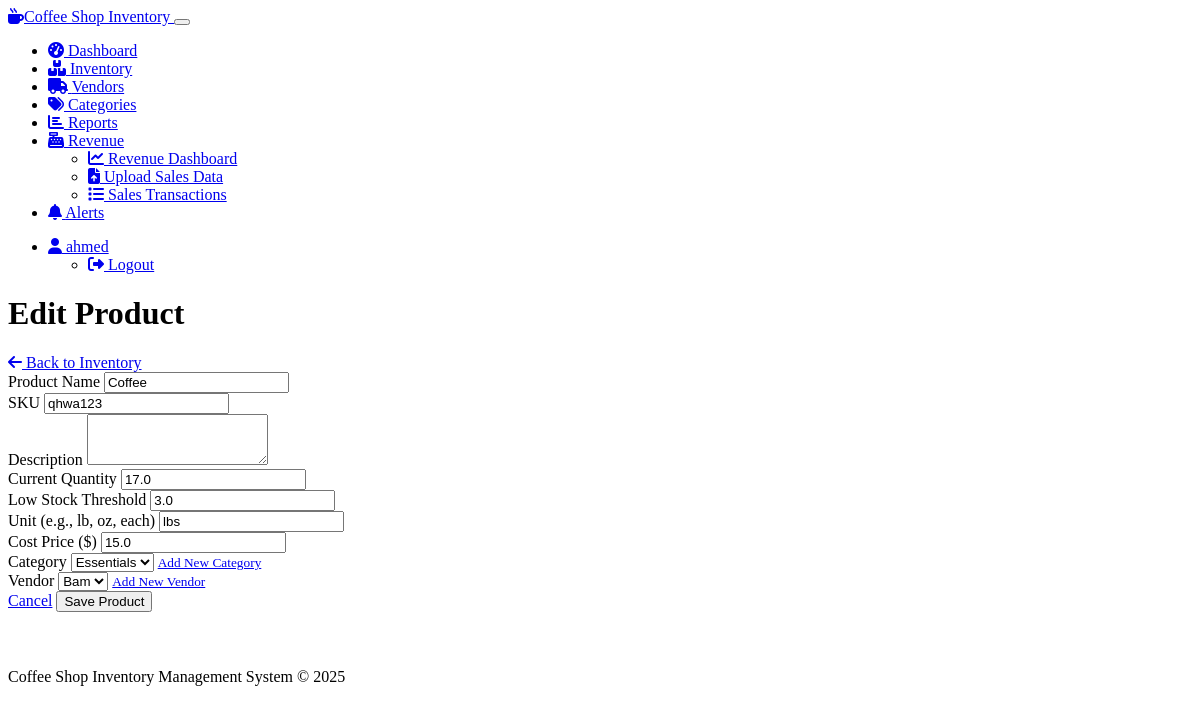
The page /inventory/edit/1 (signed in) on the database its author committed.
### models.py (models this page shows, shortened)
class User(UserMixin, db.Model):
    id = db.Column(db.Integer, primary_key=True)
    username = db.Column(db.String(64), unique=True, nullable=False)
    email = db.Column(db.String(120), unique=True, nullable=False)
    password_hash = db.Column(db.String(256), nullable=False)
    created_at = db.Column(db.DateTime, default=datetime.utcnow)

class Product(db.Model):
    id = db.Column(db.Integer, primary_key=True)
    name = db.Column(db.String(100), nullable=False)
    sku = db.Column(db.String(50), unique=True)
    description = db.Column(db.Text)
    unit = db.Column(db.String(20), default='each')  # e.g., lb, kg, oz, each
    quantity = db.Column(db.Float, default=0.0)
    min_quantity = db.Column(db.Float, default=1.0)  # Low stock threshold
    price = db.Column(db.Float, default=0.0)  # Cost price
    category_id = db.Column(db.Integer, db.ForeignKey('category.id'))
    vendor_id = db.Column(db.Integer, db.ForeignKey('vendor.id'))
    created_at = db.Column(db.DateTime, default=datetime.utcnow)
    updated_at = db.Column(db.DateTime, default=datetime.utcnow, onupdate=datetime.utcnow)
    transactions = db.relationship('InventoryTransaction', backref='product', lazy=True)

### inventory.py (the view, shortened to what this page needs)
@inventory.route('/inventory/edit/<int:id>', methods=['GET', 'POST'])
@login_required
def edit_product(id):
    product = Product.query.get_or_404(id)
    form = ProductForm(obj=product)
    form.category_id.choices = [(c.id, c.name) for c in Category.query.order_by('name')]
    form.vendor_id.choices = [(v.id, v.name) for v in Vendor.query.order_by('name')]
    return render_template('inventory_edit.html', form=form, product=product, title='Edit Product')

### templates/inventory_edit.html (shortened to what this page needs)
{% extends "base.html" %}
{% block content %}
<div class="d-flex justify-content-between align-items-center mb-4">
    <h1 class="display-5 mb-0">
        {% if product %}Edit{% else %}Add{% endif %} Product
    </h1>
    <a href="{{ url_for('inventory.inventory_list') }}" class="btn btn-outline-secondary">
        <i class="fas fa-arrow-left me-1"></i> Back to Inventory
    </a>
</div>
<div class="card border-0 shadow-sm">
    <div class="card-body">
        <form method="POST" novalidate>
            <div class="row g-3">
                <div class="col-md-6">
                    <div class="mb-3">
                        {{ form.name.label(class="form-label") }}
                        {% if form.name.errors %}
                            {{ form.name(class="form-control is-invalid") }}
                            <div class="invalid-feedback">
                                {% for error in form.name.errors %}
                                    {{ error }}
                                {% endfor %}
                            </div>
                        {% else %}
                            {{ form.name(class="form-control") }}
                        {% endif %}
                    </div>
                </div>
                <div class="col-md-6">
                    <div class="mb-3">
                        {{ form.sku.label(class="form-label") }}
                        {% if form.sku.errors %}
                            {{ form.sku(class="form-control is-invalid") }}
                            <div class="invalid-feedback">
                                {% for error in form.sku.errors %}
                                    {{ error }}
                                {% endfor %}
                            </div>
                        {% else %}
                            {{ form.sku(class="form-control") }}
                        {% endif %}
                    </div>
                </div>
                <div class="col-md-12">
                    <div class="mb-3">
                        {{ form.description.label(class="form-label") }}
                        {% if form.description.errors %}
                            {{ form.description(class="form-control is-invalid", rows=3) }}
                            <div class="invalid-feedback">
                                {% for error in form.description.errors %}
                                    {{ error }}
                                {% endfor %}
                            </div>
                        {% else %}
                            {{ form.description(class="form-control", rows=3) }}
                        {% endif %}
                    </div>
                </div>
                <div class="col-md-4">
                    <div class="mb-3">
                        {{ form.quantity.label(class="form-label") }}
                        {% if form.quantity.errors %}
                            {{ form.quantity(class="form-control is-invalid") }}
                            <div class="invalid-feedback">
                                {% for error in form.quantity.errors %}
                                    {{ error }}
                                {% endfor %}
                            </div>
                        {% else %}
                            {{ form.quantity(class="form-control") }}
                        {% endif %}
                    </div>
                </div>
                <div class="col-md-4">
                    <div class="mb-3">
                        {{ form.min_quantity.label(class="form-label") }}
                        {% if form.min_quantity.errors %}
                            {{ form.min_quantity(class="form-control is-invalid") }}
                            <div class="invalid-feedback">
                                {% for error in form.min_quantity.errors %}
                                    {{ error }}
                                {% endfor %}
                            </div>
                        {% else %}
                            {{ form.min_quantity(class="form-control") }}
                        {% endif %}
                    </div>
                </div>
                <div class="col-md-4">
                    <div class="mb-3">
                        {{ form.unit.label(class="form-label") }}
                        {% if form.unit.errors %}
                            {{ form.unit(class="form-control is-invalid") }}
                            <div class="invalid-feedback">
                                {% for error in form.unit.errors %}
                                    {{ error }}
                                {% endfor %}
                            </div>
                        {% else %}
                            {{ form.unit(class="form-control") }}
                        {% endif %}
                    </div>
                </div>
                <div class="col-md-4">
                    <div class="mb-3">
                        {{ form.price.label(class="form-label") }}
                        {% if form.price.errors %}
                            {{ form.price(class="form-control is-invalid") }}
                            <div class="invalid-feedback">
                                {% for error in form.price.errors %}
                                    {{ error }}
                                {% endfor %}
                            </div>
                        {% else %}
                            {{ form.price(class="form-control") }}
                        {% endif %}
                    </div>
                </div>
                <div class="col-md-4">
                    <div class="mb-3">
                        {{ form.category_id.label(class="form-label") }}
                        {% if form.category_id.errors %}
                            {{ form.category_id(class="form-select is-invalid") }}
                            <div class="invalid-feedback">
                                {% for error in form.category_id.errors %}
                                    {{ error }}
                                {% endfor %}
                            </div>
                        {% else %}
                            {{ form.category_id(class="form-select") }}
                        {% endif %}
                        <small class="form-text text-muted">
                            <a href="{{ url_for('inventory.create_category') }}" target="_blank">Add New Category</a>
                        </small>
                    </div>
                </div>
                <div class="col-md-4">
                    <div class="mb-3">
                        {{ form.vendor_id.label(class="form-label") }}
                        {% if form.vendor_id.errors %}
                            {{ form.vendor_id(class="form-select is-invalid") }}
                            <div class="invalid-feedback">
                                {% for error in form.vendor_id.errors %}
                                    {{ error }}
                                {% endfor %}
                            </div>
                        {% else %}
                            {{ form.vendor_id(class="form-select") }}
                        {% endif %}
                        <small class="form-text text-muted">
                            <a href="{{ url_for('inventory.create_vendor') }}" target="_blank">Add New Vendor</a>
                        </small>
                    </div>
                </div>
                <div class="col-12 mt-4">
                    <div class="d-flex justify-content-between">
                        <a href="{{ url_for('inventory.inventory_list') }}" class="btn btn-outline-secondary">Cancel</a>
                        {{ form.submit(class="btn btn-primary") }}
                    </div>
                </div>
            </div>
        </form>
    </div>
</div>
{% endblock %}

### templates/base.html (shortened to what this page needs)
<!DOCTYPE html>
<html lang="en" data-bs-theme="dark">
<head>
    <link rel="stylesheet" href="https://cdn.replit.com/agent/bootstrap-agent-dark-theme.min.css">
    <link rel="stylesheet" href="https://cdnjs.cloudflare.com/ajax/libs/font-awesome/6.4.0/css/all.min.css">
    <link rel="stylesheet" href="{{ url_for('static', filename='css/custom.css') }}">
</head>
<body>
    <header>
        <nav class="navbar navbar-expand-lg bg-dark navbar-dark">
            <div class="container-fluid">
                <a class="navbar-brand" href="{{ url_for('main.index') }}">
                    <i class="fas fa-mug-hot me-2"></i>Coffee Shop Inventory
                </a>
                <button class="navbar-toggler" type="button" data-bs-toggle="collapse" data-bs-target="#navbarNav" aria-controls="navbarNav" aria-expanded="false" aria-label="Toggle navigation">
                </button>
                <div class="collapse navbar-collapse" id="navbarNav">
                    <ul class="navbar-nav me-auto">
                        {% if current_user.is_authenticated %}
                        <li class="nav-item">
                            <a class="nav-link {% if request.path == url_for('main.dashboard') %}active{% endif %}" href="{{ url_for('main.dashboard') }}">
                                <i class="fas fa-tachometer-alt me-1"></i> Dashboard
                            </a>
                        </li>
                        <li class="nav-item">
                            <a class="nav-link {% if '/inventory' in request.path and not '/vendors' in request.path and not '/categories' in request.path %}active{% endif %}" href="{{ url_for('inventory.inventory_list') }}">
                                <i class="fas fa-boxes me-1"></i> Inventory
                            </a>
                        </li>
                        <li class="nav-item">
                            <a class="nav-link {% if '/vendors' in request.path %}active{% endif %}" href="{{ url_for('inventory.vendor_list') }}">
                                <i class="fas fa-truck me-1"></i> Vendors
                            </a>
                        </li>
                        <li class="nav-item">
                            <a class="nav-link {% if '/categories' in request.path %}active{% endif %}" href="{{ url_for('inventory.category_list') }}">
                                <i class="fas fa-tags me-1"></i> Categories
                            </a>
                        </li>
                        <li class="nav-item">
                            <a class="nav-link {% if '/reports' in request.path %}active{% endif %}" href="{{ url_for('reports.report_dashboard') }}">
                                <i class="fas fa-chart-bar me-1"></i> Reports
                            </a>
                        </li>
                        <li class="nav-item dropdown">
                            <a class="nav-link dropdown-toggle {% if '/revenue' in request.path %}active{% endif %}" href="#" id="revenueDropdown" role="button" data-bs-toggle="dropdown" aria-expanded="false">
                                <i class="fas fa-cash-register me-1"></i> Revenue
                            </a>
                            <ul class="dropdown-menu" aria-labelledby="revenueDropdown">
                                <li>
                                    <a class="dropdown-item" href="{{ url_for('revenue.revenue_dashboard') }}">
                                        <i class="fas fa-chart-line me-1"></i> Revenue Dashboard
                                    </a>
                                </li>
                                <li>
                                    <a class="dropdown-item" href="{{ url_for('revenue.upload_sales') }}">
                                        <i class="fas fa-file-upload me-1"></i> Upload Sales Data
                                    </a>
                                </li>
                                <li>
                                    <a class="dropdown-item" href="{{ url_for('revenue.sales_list') }}">
                                        <i class="fas fa-list me-1"></i> Sales Transactions
                                    </a>
                                </li>
                            </ul>
                        </li>
                        <li class="nav-item">
                            <a class="nav-link {% if '/alerts' in request.path %}active{% endif %}" href="{{ url_for('main.alerts') }}">
                                <i class="fas fa-bell me-1"></i> Alerts
                                {% set low_stock_count = get_low_stock_products()|length %}
                            </a>
                        </li>
                        {% endif %}
                    </ul>
                    <ul class="navbar-nav">
                        {% if current_user.is_authenticated %}
                        <li class="nav-item dropdown">
                            <a class="nav-link dropdown-toggle" href="#" id="navbarDropdown" role="button" data-bs-toggle="dropdown" aria-expanded="false">
                                <i class="fas fa-user me-1"></i> {{ current_user.username }}
                            </a>
                            <ul class="dropdown-menu dropdown-menu-end" aria-labelledby="navbarDropdown">
                                <li>
                                    <a class="dropdown-item" href="{{ url_for('auth.logout') }}">
                                        <i class="fas fa-sign-out-alt me-1"></i> Logout
                                    </a>
                                </li>
                            </ul>
                        </li>
                        {% endif %}
                    </ul>
                </div>
            </div>
        </nav>
    </header>
    <main class="container my-4">
        {% block content %}{% endblock %}
    </main>
    <footer class="footer mt-auto py-3 bg-dark">
        <div class="container text-center">
            <span class="text-muted">Coffee Shop Inventory Management System &copy; 2025</span>
        </div>
    </footer>
</body>
</html>

### rows shown on the page
User: username "ahmed"
Product: name "Coffee", sku "qhwa123", quantity "17.0", min_quantity "3.0", unit "lbs", price "15.0", category_id "Essentials", vendor_id "Bam"
